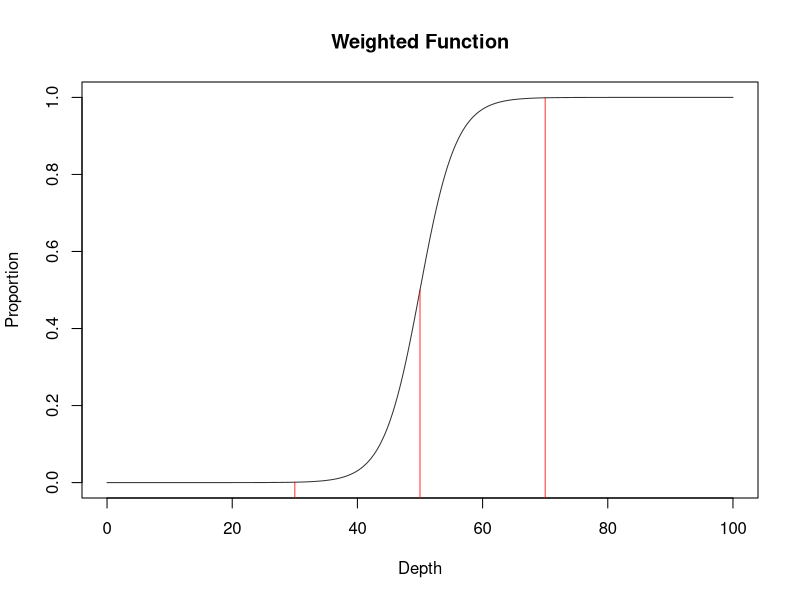

This chart was generated by the following R code:


## Example of the weighted function
w <- function(x){ # Pondering function (it is a logistic regression with a fix)
  b_1 = log(1000-1)/20 # param[5] is the delay
  b_0 = -b_1*50 # param[6] is the A/C boundary
  w <- 1/ (1 + exp(-b_0-b_1*x))
  return(w)
}


x<- seq(0,100,.1)

ws <- w(x)


plot(x,ws,type='l',col=rgb(0,0,0,.8),ylab ='Proportion' ,xlab='Depth',main='Weighted Function')
segments(x0 = 50,x1 = 50,y0 = -.1,y1=w(50),col=rgb(1,0,0,.8))
segments(x0 = 30,x1 = 30,y0 = -.1,y1=w(30),col=rgb(1,0,0,.8))
segments(x0 = 70,x1 = 70,y0 = -.1,y1=w(70),col=rgb(1,0,0,.8))
pdf('~/GitHub/Bayesian_Carbon_Acc/Manuscript/Figures/weighted_fun.pdf')
dev.off()